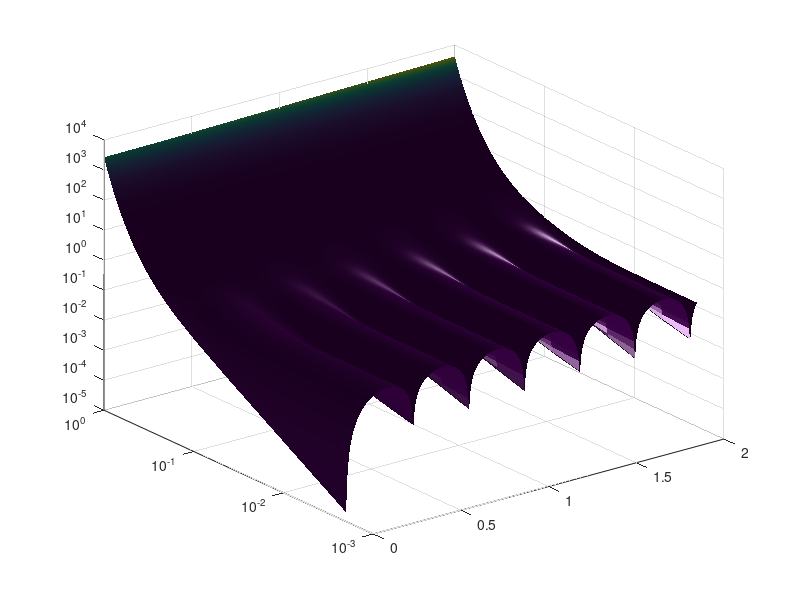

The MATLAB source for this figure: (Note: this script raises an error after producing the figure.)
close all;clf
clear;
f = 10e9;
omega = 2*pi*f;
ep1 = 1;
ep2 = 10 - 1i*18;
mu0 = 4*pi*1e-7;
ep0 = 8.854e-12;
k1 = omega*sqrt(mu0*ep0*ep1);
k2 = omega*sqrt(mu0*ep0*ep2);

kz1 = @(kp) sqrt(k1 ^2 - kp .^2);
kz2 = @(kp) sqrt(k2 ^2 - kp .^2);

gamma_1h = @(kp) -(kz2(kp) - kz1(kp)) ./ (kz2(kp) + kz1(kp));
gamma_1e = @(kp) (kz2(kp) / ep2 - kz1(kp)) ./ (kz2(kp) / ep2 + kz1(kp));

G_1 = @(kp) k1 * (gamma_1h(kp)) ./ (1i * kz1(kp));
G_2 = @(kp) k1 ./ (kp .* (gamma_1e(kp) - gamma_1h(kp)));

S_1 = @(kp) G_1(kp) .* besselj(0, kp * 1e1) .* kp;
S_2 = @(kp) G_2(kp) .* besselj(1, kp * 1e1) .* kp;

% Bessel Function
J_0 = @(kp) besselj(0, kp * 1e1) .* kp;
J_1 = @(kp) besselj(1, kp * 1e1) .* kp;

% Bessel Function
[X, Y] = meshgrid(linspace(0,2,500),   linspace(0,1,500));

% [X, Y] = meshgrid(0:0.008:2,   -1:0.005:1);

% For Spectral Greens function
% [X, Y] = meshgrid(linspace(208,212,500), linspace(0,.5,500));
% X = single(X);
% Y = single(Y);
z = X + 1i*Y;

% Sommerfeld Integral kernels
f_0 = kz1(z);
f_1 = kz2(z);

f_2 = gamma_1h(z);
f_3 = gamma_1e(z);

f_4 = G_1(z);
f_5 = G_2(z);

f_6 = S_1(z);
f_7 = S_2(z);

f_8 = J_0(z);
f_9 = J_1(z);

plt = abs(f_9);
fig = figure;
%% Surface plot
h = surf(X,Y,plt,'LineStyle', 'none',...
    'FaceColor', 'interp');  
%%

plt_min = min(min(abs(plt)));
plt_max = max(max(abs(plt)));
light('Position',[10 0 10],'Style','infinite')
% Set z-axis to logscale
set(gca,'Xscale','Lin','Yscale','Log','Zscale','Log')

% Use Brewermap color schemes
colormap(brewermap([],'Spectral')) %RdYlGn 'RdYlBu' Spectral
% Create some lighting for nice figures
camlight left
camlight right
camlight('headlight')
lighting gouraud
material metal
shading interp
set(gca,...
    'box','on',...
    'FontName','times new roman',...
    'FontSize',12);
grid on
set(gcf, 'color','white');
view([45 30])
ylim([1e-2 1])
% Labeling
xlabel('$\Re {k_{\rho}}$','interpreter','latex')
ylabel('$\Im {k_{\rho}}$','interpreter','latex')
% caxis([abs((plt_min)) .04*abs(log(plt_max))])


if plt == abs(f_8)
%     title('$J_0(z)$', 'interpreter', 'latex');
%     matlab2tikz('filename',sprintf('figures/J_0_comp.tex'),...
%         'showInfo', false,'floatFormat','%.3f');
    print(fig,'-dpng','figures/J_0_comp','-r600')
elseif plt == abs(f_9)
%     title('$J_1(z)$', 'interpreter', 'latex');
%     matlab2tikz('filename',sprintf('figures/J_1_comp.tex'),...
%         'showInfo', false,'floatFormat','%.3f');
    print(fig,'-dpng','figures/J_1_comp','-r600')
elseif plt == abs(f_6)
    print(fig,'-dpng','figures/S_1_comp','-r600')
end